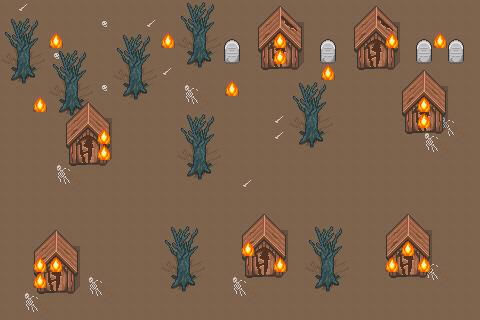

The image is a tile-based game level rendered from a .tmx file. Its description and source (layers, tilesets, objects; grid data summarised) follow:
An orthogonal 30x20 tile map with 16x16 px tiles, 3 tile layers (Capa de patrones 1, background_1, foreground_1), 2 tilesets and 4 objects (3x MushRoom, Player).

<map version="1.9" tiledversion="1.9.2" orientation="orthogonal" renderorder="right-down" width="30" height="20" tilewidth="16" tileheight="16" infinite="0" nextlayerid="5" nextobjectid="9">
 <properties>
  <property name="music" value="audio/music/theme2.wav" />
 </properties>
 <tileset firstgid="1" source="tileset.tsx" />
 <tileset firstgid="1961" source="entities.tsx" />
 <layer id="1" name="Capa de patrones 1" width="30" height="20">
  <data>[600 cells, 600 non-empty, 7 distinct tile ids]</data>
 </layer>
 <layer id="2" name="background_1" width="30" height="20">
  <data>[600 cells, 149 non-empty, 21 distinct tile ids]</data>
 </layer>
 <objectgroup id="4" name="Entities">
  <object id="5" name="Player" gid="1968" x="70.9943" y="46.1326" width="56" height="56" />
  <object id="6" name="MushRoom" gid="1970" x="82.8028" y="275.439" width="150" height="150" />
  <object id="7" name="MushRoom" gid="1970" x="232.274" y="250.935" width="150" height="150" />
  <object id="8" name="MushRoom" gid="1970" x="337.64" y="246.035" width="150" height="150" />
 </objectgroup>
 <layer id="3" name="foreground_1" width="30" height="20">
  <data>[600 cells, 105 non-empty, 19 distinct tile ids]</data>
 </layer>
</map>
